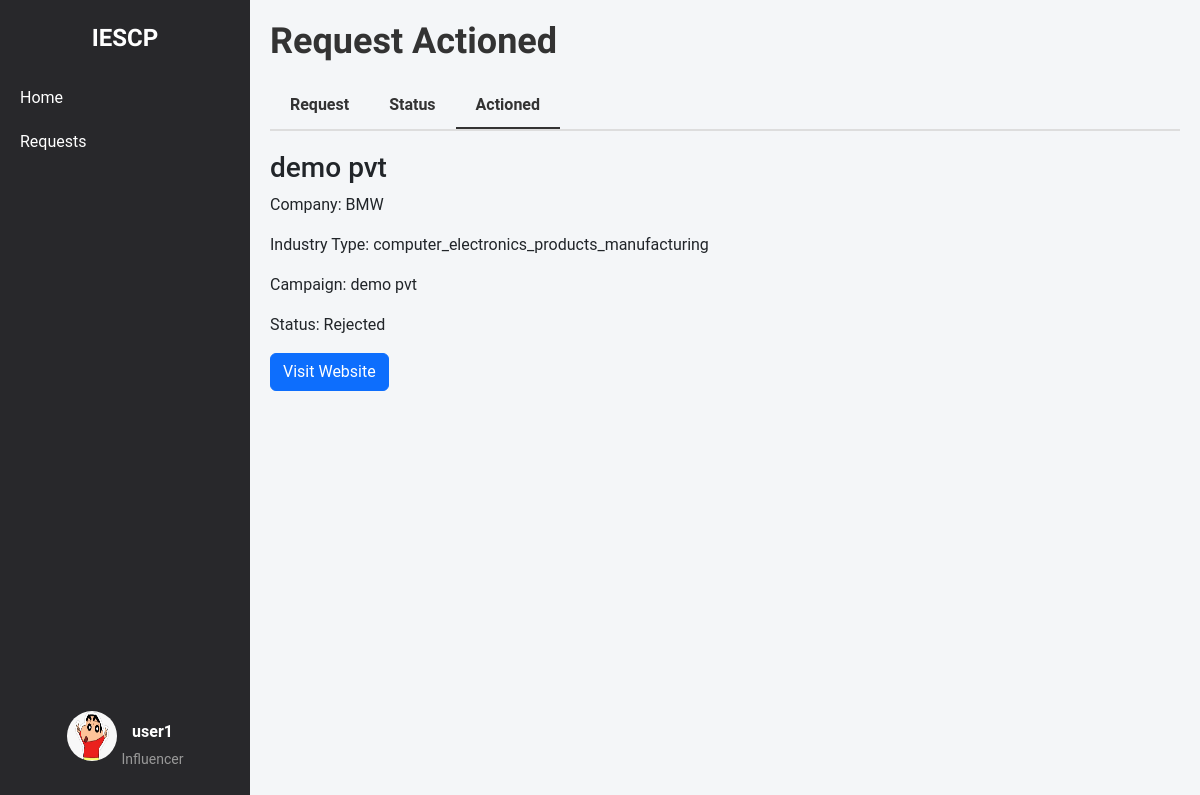
Page /influencer/request_actioned (signed in) on the committed database.
### models.py (models this page shows, shortened)
class Influencer(db.Model):
    __tablename__ = 'influencers'
    id = db.Column(db.Integer, primary_key=True)
    name = db.Column(db.String(255), nullable=False)
    username = db.Column(db.String(255), unique=True, nullable=False)
    email = db.Column(db.String(255), unique=True, nullable=False)
    password_hash = db.Column(db.String(255), nullable=False)
    category = db.Column(db.String(255), nullable=False)
    interest = db.Column(db.String(255), nullable=False)
    reach = db.Column(db.Integer, nullable=False)
    social_media_links = db.Column(db.String(255), nullable=False)
    bio = db.Column(db.String(255), nullable=False)
    profile_picture = db.Column(db.String(255), nullable=False)
    campaigns = db.relationship('Campaign', secondary=influencer_campaign_association, back_populates='influencers')

class AdRequest(db.Model):
    __tablename__ = 'ad_requests'
    id = db.Column(db.Integer, primary_key=True)
    influencer_id = db.Column(db.Integer, db.ForeignKey('influencers.id'), nullable=False)
    campaign_id = db.Column(db.Integer, db.ForeignKey('campaign.id'), nullable=False)
    company_id = db.Column(db.Integer, db.ForeignKey('company.id'), nullable=False)
    requested_at = db.Column(db.DateTime, default=datetime.utcnow)
    status = db.Column(db.String(50), nullable=False)
    influencer = db.relationship('Influencer', backref='ad_requests')
    campaign = db.relationship('Campaign', backref='ad_requests')
    company = db.relationship('Company', backref='ad_requests')

class Campaign(db.Model):
    __tablename__ = 'campaign'
    id = db.Column(db.Integer, primary_key=True)
    title = db.Column(db.String(200), nullable=False)
    description = db.Column(db.Text, nullable=False)
    budget = db.Column(db.Float, nullable=False)
    start_date = db.Column(db.Date, nullable=False)
    end_date = db.Column(db.Date, nullable=False)
    company_id = db.Column(db.Integer, db.ForeignKey('company.id'), nullable=False)
    admin_id = db.Column(db.Integer, db.ForeignKey('admin.id'), nullable=False, default=1)
    status = db.Column(db.String(50), nullable=False, default='pending')
    category = db.Column(db.String(255), nullable=False)
    created_at = db.Column(db.DateTime, nullable=False, default=datetime.utcnow)
    visibility = db.Column(db.String(50), nullable=False, default='public')
    influencers = db.relationship('Influencer', secondary=influencer_campaign_association, back_populates='campaigns')
    is_flag = db.Column(db.Boolean, nullable=False, default=False)

class Company(db.Model):
    __tablename__ = 'company'
    id = db.Column(db.Integer, primary_key=True)
    company_name = db.Column(db.String(100), nullable=False)
    username = db.Column(db.String(50), unique=True, nullable=False)
    email = db.Column(db.String(120), unique=True, nullable=False)
    password_hash = db.Column(db.String(128), nullable=False)
    phone_number = db.Column(db.String(20), nullable=False)
    address = db.Column(db.String(200), nullable=False)
    industry = db.Column(db.String(100), nullable=False)
    other_industry = db.Column(db.String(100), nullable=True)
    website = db.Column(db.String(200), nullable=False)
    description = db.Column(db.Text, nullable=False)
    social_media_link = db.Column(db.String(200), nullable=False)
    logo = db.Column(db.String(200), nullable=False)
    campaigns = db.relationship('Campaign', backref='company', lazy=True)

### influencer_routes.py (the view)
@app.route('/influencer/request_actioned')
@influencer_auth_required
def influencer_request_actioned():
    user = Influencer.query.get(session['influencer_id'])
    actioned_requests = db.session.query(AdRequest).filter(
        AdRequest.influencer_id == user.id,
        AdRequest.status.in_(['accepted', 'rejected'])
    ).all()
    return render_template('influencer_request_actioned.html', user=user, actioned_requests=actioned_requests)

### influencer_routes.py (called while the page is built)
def influencer_auth_required(func):
    @wraps(func)
    def func2(*args, **kwargs):
        if 'influencer_id' in session:
            return func(*args, **kwargs)
        else:
            flash("Please login first")
            return redirect(url_for('influencer_login'))
    return func2

### templates/influencer_request_actioned.html (shortened to what this page needs)
{% extends 'layout.html' %}
{% block content %}
    <div class="container-box">
        <div class="sidebar">
            <div class="logo">IESCP</div>
            <ul>
                <li><a href="{{ url_for('influencer_home') }}">Home</a></li>
                <li><a href="{{ url_for('influencer_campaign_requests') }}">Requests</a></li>
            </ul>
            <div class="profile">
                <a href="{{ url_for('influencer_dashboard') }}">
                    <img src="{{ url_for('static', filename='profile_upload/influencer/' + user.username + '/' + user.profile_picture) }}" alt="Profile Picture">
                    <div class="profile-name-category">
                        <span class="name">{{ user.name }}</span>
                        <span class="category">Influencer</span>
                    </div>
                </a>
            </div>
        </div>
        <div class="main-content">
            <h1>Request Actioned</h1>
            <div class="tabs">
                <a href="{{ url_for('influencer_campaign_requests') }}" class="tab">Request</a>
                <a href="{{url_for('request_status')}}" class="tab">Status</a>
                <a href="{{url_for('influencer_request_actioned')}}" class="tab active">Actioned</a>
            </div>
            <div id="tab-content">
                <div id="actioned-tab-content">
                    <div class="request-list">
                        {% if actioned_requests %}
                            {% for request in actioned_requests %}
                                <div class="request-item">
                                    <h3>{{ request.campaign.title }}</h3>
                                    <p>Company: {{ request.company.company_name }}</p>
                                    <p>Industry Type: {{ request.company.industry }}</p>
                                    <p>Campaign: {{ request.campaign.title }}</p>
                                    <p>Status:
                                        {% if request.status == 'accepted' %}
                                            <span class="status-accepted">Accepted</span>
                                        {% elif request.status == 'rejected' %}
                                            <span class="status-rejected">Rejected</span>
                                        {% endif %}
                                    </p>
                                    <button class="btn btn-primary">
                                        <a href="{{ request.company.website }}" target="_blank" style="color: white; text-decoration: none;">Visit Website</a>
                                    </button>
                                </div>
                            {% endfor %}
                        {% else %}
                            <p>No actioned requests to display.</p>
                        {% endif %}
                    </div>
                </div>
            </div>
        </div>
    </div>
{% endblock %}

### templates/influencer_request_actioned.html (style rules this page uses)
body { font-family: 'Roboto', Arial, sans-serif; margin: 0; padding: 0; height: 100vh; background-color: #f4f6f8; }
.container-box { display: flex; width: 100%; }
a { text-decoration: none; color: whitesmoke; }
.sidebar { width: 250px; background-color: #28282B; color: white; display: flex; flex-direction: column; align-items: center; padding-top: 20px; position: fixed; top: 0; left: 0; height: 100vh; overflow: auto; }
.sidebar .logo { font-size: 24px; font-weight: bold; margin-bottom: 20px; font-family: 'Lexend Deca', sans-serif; font-weight: 600; }
.sidebar ul { list-style-type: none; padding: 0; width: 100%; }
.sidebar ul li { width: 100%; }
.sidebar ul li a { display: block; padding: 10px 20px; color: white; text-decoration: none; }
.sidebar .profile { margin-top: auto; text-align: center; padding: 10px; }
.profile .name { font-size: 16px; font-weight: bold; color: white; }
.profile .category { font-size: 14px; color: #999; margin-top: 5px; }
.sidebar .profile img { width: 50px; height: 50px; border-radius: 50%; margin-bottom: 5px; }
.profile { display: flex; flex-direction: column; align-items: center; text-align: center; padding: 10px; margin-bottom: 20px; }
.profile a { display: flex; align-items: center; text-align: center; justify-content: center; gap: 5px; }
.profile-name-category { display: flex; flex-direction: column; align-items: center; text-align: center; justify-content: center; padding-top: 13px; }
.main-content { flex: 1; padding: 20px; margin-left: 250px; overflow-y: auto; }
.main-content h1 { font-size: 36px; font-weight: bold; font-family: 'Lexend Deca', sans-serif; color: #333; margin-bottom: 20px; }
.tabs { display: flex; border-bottom: 2px solid #ddd; margin-bottom: 20px; }
.tab { padding: 10px 20px; cursor: pointer; font-weight: bold; color: #333; border: none; background-color: transparent; }
.tab.active { border-bottom: 2px solid #333; }

### rows in the picture
Influencer: username+profile_picture (picture), name "user1"
AdRequest: campaign "demo pvt", company.company_name "BMW", company.industry "computer_electronics_products_manufacturing", status "Rejected"
